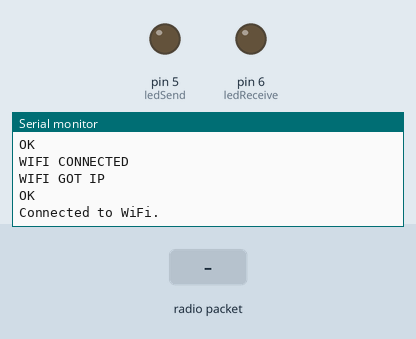
Bench run of a sketch on a simulated Arduino Mega 2560, built with avr-gcc and run on an emulated ATmega2560. Shown: output pins drawn as LEDs (lit = HIGH), the last lines printed to the serial monitor. The inputs (shaded band) are chosen by the test bench. No radio packets arrive unless stated; the modem accepts every AT command (registered, SIM ready, sends succeed) and sends nothing else.

Above: at 2.2 s.
2.3 s: radio packet "1" arrives
At 3.7 s:
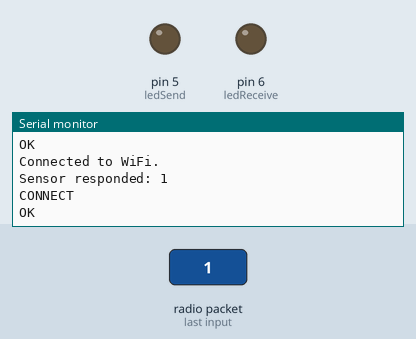
At 5.4 s:
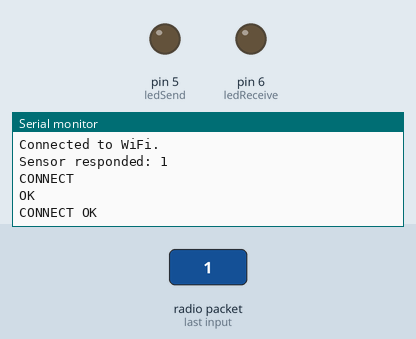

Measured:
- after the input at 2.3 s, the serial monitor: prints a new line at once (image 1)

The sketch:

base_station.ino
```cpp
#define SSID        "your_wifi_ssid"
#define PASS        "your_wifi_password"
#define DEST_HOST   "www.derkzomer.com"
#define TIMEOUT     10000 // mS
#define CONTINUE    false
#define HALT        true
//#define ECHO_COMMANDS // Un-comment to echo AT+ commands to serial monitor

#include <RH_NRF24.h>
#include <SPI.h>
#include <SoftwareSerial.h>

SoftwareSerial Serial1(2, 3); // RX, TX

RH_NRF24 nrf24;

long prevTempMillis = 0;
long prevLightMillis = 0;
long prevMoistureMillis = 0;

long tempInterval = 900000;
long lightInterval = 900000;
long moistureInterval = 900000;

const int ledReceive = 6;
const int ledSend = 5;
char reqMsg[10];

int i = 0;
String data;

void setup()
{

  //Pin Modes
  pinMode(ledReceive,OUTPUT);
  pinMode(ledSend,OUTPUT);

  //Start general setup
  delay(1000);
  Serial.begin(9600);	// Debugging only
  Serial1.begin(9600);      // Communication with ESP8266 via 5V/3.3V level shifter
  Serial1.setTimeout(TIMEOUT);
  Serial.println("setup");

  // Radio setup
    if (!nrf24.init()){
      Serial.println("radio init failed");
    } else{
      Serial.println("radio init success");
    }

    // Defaults after init are 2.402 GHz (channel 2), 2Mbps, 0dBm
    if (!nrf24.setChannel(1)){
      Serial.println("setChannel failed");
    }
    if (!nrf24.setRF(RH_NRF24::DataRate250kbps, RH_NRF24::TransmitPower0dBm)){
      Serial.println("setRF failed");
    }

  //Wifi setup
    echoCommand("AT+RST", "ready", HALT);    // Reset & test if the module is ready
    Serial.println("Module is ready.");
    echoCommand("AT+GMR", "OK", CONTINUE);   // Retrieves the firmware ID (version number) of the module.
    echoCommand("AT+CWMODE?","OK", CONTINUE);// Get module access mode.
    echoCommand("AT+CWMODE=1", "", HALT);    // Station mode

  //connect to the wifi
    boolean connection_established = false;
    for(int i=0;i<5;i++)
    {
      if(connectWiFi())
      {
        connection_established = true;
        break;
      }
    }
    if (!connection_established) errorHalt("Connection failed");

}

void transmission(char id[2])
{
  // Compile the message to be sent to request sensor data
  strcat(reqMsg, id);

  digitalWrite(ledSend, HIGH); // Flash a light to show transmitting
  Serial.println(reqMsg);
  Serial.println("Sending...");
//  delay(2000);
  nrf24.send((uint8_t *)reqMsg, strlen(reqMsg));
  nrf24.waitPacketSent();
//  Serial.println("Request sent.");
//  Serial.println("Turning back on receiver");
  digitalWrite(ledSend, LOW);
//  delay(1000);
  memset(reqMsg, 0, sizeof(reqMsg)); // Clear reqMsg
}

void loop()
{

  unsigned long curTempMillis = millis();
  unsigned long curLightMillis = millis() + 300000;
  unsigned long curMoistureMillis = millis() + 600000;

  if(curTempMillis - prevTempMillis > tempInterval) {
    Serial.println("Temperature function called");
    prevTempMillis = curTempMillis;
    transmission("t");
  }

  if(curLightMillis - prevLightMillis > lightInterval) {
    Serial.println("Light function called");
    prevLightMillis = curLightMillis;
    transmission("l");
  }

  if(curMoistureMillis - prevMoistureMillis > moistureInterval) {
    Serial.println("Moisture function called");
    prevMoistureMillis = curMoistureMillis;
    transmission("m");
  }

  // Radio Reception
  uint8_t buf[RH_NRF24_MAX_MESSAGE_LEN];
  uint8_t len = sizeof(buf);

  if (nrf24.available())
    {
      digitalWrite(ledReceive, HIGH);
      if (nrf24.available())
      {
        // Should be a message for us now
        uint8_t buf[RH_NRF24_MAX_MESSAGE_LEN];
        uint8_t len = sizeof(buf);
        if (nrf24.recv(buf, &len))
        {
          // NRF24::printBuffer("request: ", buf, len);
          Serial.print("Sensor responded: ");

          for (i = 0; i < len; i++)
          {
            char buffer =+ buf[i];
            String dataStr = String(buffer);
            data += dataStr;
          }

          Serial.println(data);
          digitalWrite(ledReceive, LOW);

          sendToServer(data);

        } else
        {
          Serial.println("recv failed");
        }
      }

      data = "";
    }
}

// WIFI FUNCTIONS START HERE  ---------------------------------------------------------------------------------------------------------------------

boolean sendToServer(String data){

  // Establish TCP connection
  String cmd = "AT+CIPSTART=\"TCP\",\""; cmd += DEST_HOST; cmd += "\",80";
  if (!echoCommand(cmd, "OK", CONTINUE)) return false;
  delay(2000);

  // Set CIPMODE=1
  String cip = "AT+CIPMODE=1";
  if (!echoCommand(cip, "OK", CONTINUE)) return false;
  delay(2000);

  // Get connection status
  if (!echoCommand("AT+CIPSTATUS", "OK", CONTINUE)) return false;
  // Build HTTP request.
  cmd = "POST /add.php HTTP/1.0\r\nHost: www.derkzomer.com:80\r\nContent-Type: application/x-www-form-urlencoded\r\nContent-Length: ";
  cmd += data.length();
  cmd += "\r\n";
  cmd += "Connection: Close";
  cmd += "\r\n\r\n";
  cmd += data;
  Serial.println(cmd);

  String cipstart = "AT+CIPSEND";
  delay(5000);

  if (!echoCommand(cipstart, ">", CONTINUE))
  {
    echoCommand("AT+CIPCLOSE", "", CONTINUE);
    Serial.println("Connection timeout.");
    return false;
  }
  delay(500);

  // Send the raw HTTP request
  echoCommand(cmd, "200", CONTINUE);  // GET
  delay(5000);
  Serial1.print("+++");
  delay(2000);
  echoCommand("AT+CIPCLOSE", "OK", CONTINUE);
  // Loop forever echoing data received from destination server.
//  while(true)
//    while (Serial1.available())
//      Serial.write(Serial1.read());

//  errorHalt("ONCE ONLY");
  // Send quit request
  delay(2000);
}

// Connect to the specified wireless network.
boolean connectWiFi()
{
  String cmd = "AT+CWJAP=\""; cmd += SSID; cmd += "\",\""; cmd += PASS; cmd += "\"";
  if (echoCommand(cmd, "OK", CONTINUE)) // Join Access Point
  {
    Serial.println("Connected to WiFi.");
    return true;
  }
  else
  {
    Serial.println("Connection to WiFi failed.");
    return false;
  }
}

boolean echoCommand(String cmd, String ack, boolean halt_on_fail)
{
  Serial1.println(cmd);
  #ifdef ECHO_COMMANDS
    Serial.print("--"); Serial.println(cmd);
  #endif

  // If no ack response specified, skip all available module output.
  if (ack == "")
    echoSkip();
  else
    // Otherwise wait for ack.
    if (!echoFind(ack))          // timed out waiting for ack string
      if (halt_on_fail)
        errorHalt(cmd+" failed");// Critical failure halt.
      else
        return false;            // Let the caller handle it.
  return true;                   // ack blank or ack found
}

void echoSkip()
{
  echoFind("\n");        // Search for nl at end of command echo
  echoFind("\n");        // Search for 2nd nl at end of response.
  echoFind("\n");        // Search for 3rd nl at end of blank line.
}

void echoFlush()
  {while(Serial1.available()) Serial.write(Serial1.read());}

boolean echoFind(String keyword)
{
  byte current_char   = 0;
  byte keyword_length = keyword.length();

  // Fail if the target string has not been sent by deadline.
  long deadline = millis() + TIMEOUT;
  while(millis() < deadline)
  {
    if (Serial1.available())
    {
      char ch = Serial1.read();
      Serial.write(ch);
      if (ch == keyword[current_char])
        if (++current_char == keyword_length)
        {
          Serial.println();
          return true;
        }
    }
  }
  return false;  // Timed out
}

void errorHalt(String msg)
{
  Serial.println(msg);
  Serial.println("HALT");
  while(true){};
}
```
